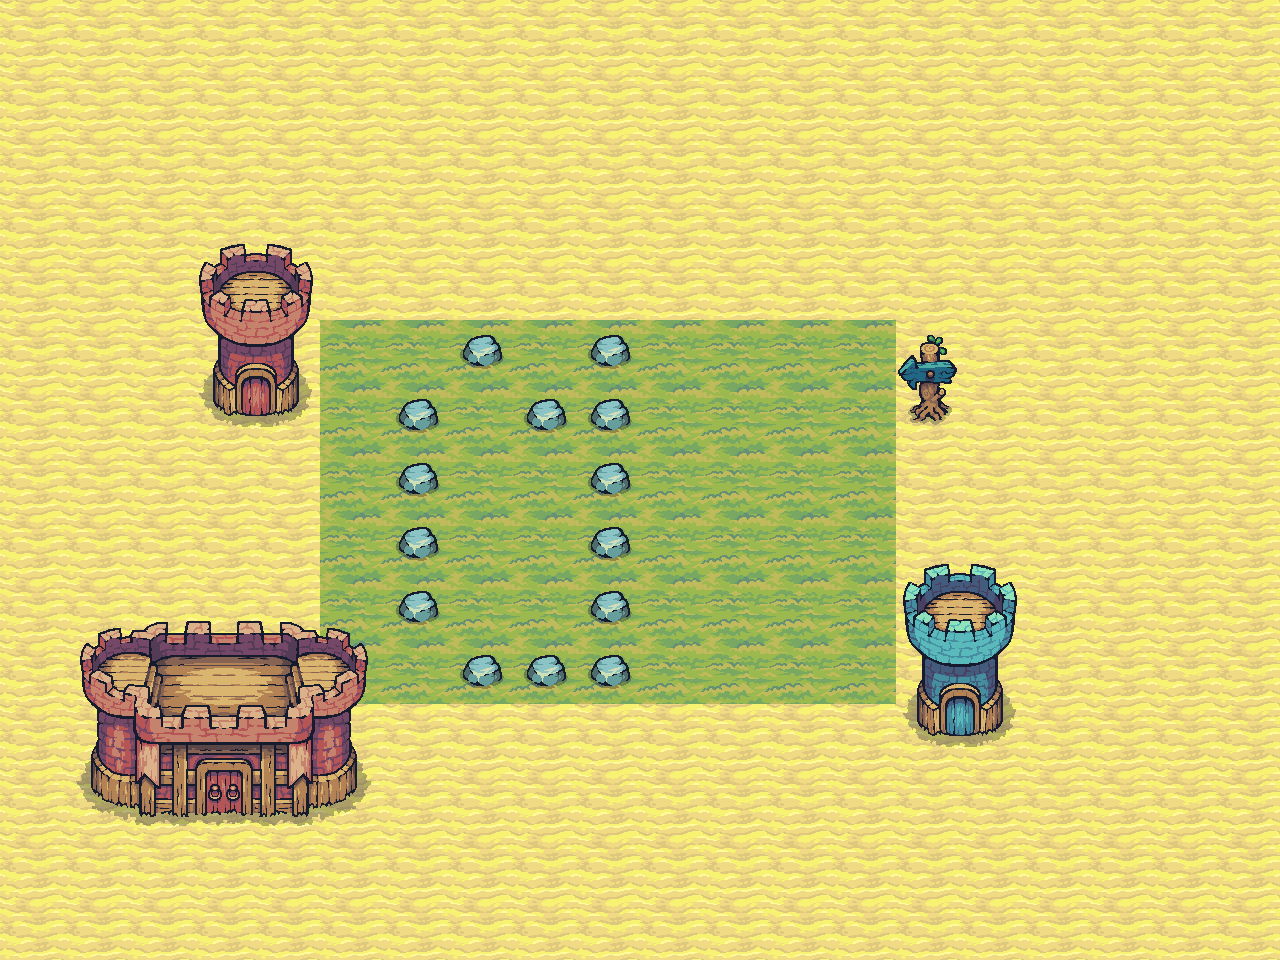

Rendered tile map (Tiled .tmx) drawn with the repository's tilesets; below, a short description and the full map source, tile grids included:
An orthogonal 20x15 tile map with 64x64 px tiles, 4 tile layers (Background, BackgroundNonPlayer, Tower, CollisionInvisible), 7 tilesets and 15 objects (8x Block, 2x Tree, Player, AntiPlayer, PlayerCheckpoint, ...).

<map version="1.10" tiledversion="1.11.0" orientation="orthogonal" renderorder="right-down" width="20" height="15" tilewidth="64" tileheight="64" infinite="0" nextlayerid="8" nextobjectid="21">
 <tileset firstgid="1" source="Terrain.tsx" />
 <tileset firstgid="41" source="Tower_Red.tsx" />
 <tileset firstgid="49" source="Tower_Blue.tsx" />
 <tileset firstgid="57" source="17.tsx" />
 <tileset firstgid="59" source="Castle_Red.tsx" />
 <tileset firstgid="79" source="06.tsx" />
 <tileset firstgid="80" source="Tree.tsx" />
 <layer id="1" name="Background" width="20" height="15">
  <data encoding="csv">
0,0,0,0,0,0,0,0,0,0,0,0,0,0,0,0,0,0,0,0,
0,0,0,0,0,0,0,0,0,0,0,0,0,0,0,0,0,0,0,0,
0,0,0,0,0,0,0,0,0,0,0,0,0,0,0,0,0,0,0,0,
0,0,0,0,0,0,0,0,0,0,0,0,0,0,0,0,0,0,0,0,
0,0,0,0,0,0,0,0,0,0,0,0,0,0,0,0,0,0,0,0,
0,0,0,0,0,12,12,12,12,12,12,12,12,12,0,0,0,0,0,0,
0,0,0,0,0,12,12,12,12,12,12,12,12,12,0,0,0,0,0,0,
0,0,0,0,0,12,12,12,12,12,12,12,12,12,0,0,0,0,0,0,
0,0,0,0,0,12,12,12,12,12,12,12,12,12,0,0,0,0,0,0,
0,0,0,0,0,12,12,12,12,12,12,12,12,12,0,0,0,0,0,0,
0,0,0,0,0,12,12,12,12,12,12,12,12,12,0,0,0,0,0,0,
0,0,0,0,0,0,0,0,0,0,0,0,0,0,0,0,0,0,0,0,
0,0,0,0,0,0,0,0,0,0,0,0,0,0,0,0,0,0,0,0,
0,0,0,0,0,0,0,0,0,0,0,0,0,0,0,0,0,0,0,0,
0,0,0,0,0,0,0,0,0,0,0,0,0,0,0,0,0,0,0,0
</data>
 </layer>
 <layer id="2" name="BackgroundNonPlayer" width="20" height="15">
  <data encoding="csv">
17,17,17,17,17,17,17,17,17,17,17,17,17,17,17,17,17,17,17,17,
17,17,17,17,17,17,17,17,17,17,17,17,17,17,17,17,17,17,17,17,
17,17,17,17,17,17,17,17,17,17,17,17,17,17,17,17,17,17,17,17,
17,17,17,17,17,17,17,17,17,17,17,17,17,17,17,17,17,17,17,17,
17,17,17,17,17,17,17,17,17,17,17,17,17,17,17,17,17,17,17,17,
17,17,17,17,17,0,0,0,0,0,0,80,12,82,17,17,17,17,17,17,
17,17,17,17,17,0,0,0,0,0,0,12,12,12,17,17,17,17,17,17,
17,17,17,17,17,0,0,0,0,0,0,12,12,12,17,17,17,17,17,17,
17,17,17,17,17,0,0,0,0,0,0,80,12,82,17,17,17,17,17,17,
17,17,17,17,17,0,0,0,0,0,0,12,12,12,17,17,17,17,17,17,
17,17,17,17,17,0,0,0,0,0,0,12,12,12,17,17,17,17,17,17,
17,17,17,17,17,17,17,17,17,17,17,17,17,17,17,17,17,17,17,17,
17,17,17,17,17,17,17,17,17,17,17,17,17,17,17,17,17,17,17,17,
17,17,17,17,17,17,17,17,17,17,17,17,17,17,17,17,17,17,17,17,
17,17,17,17,17,17,17,17,17,17,17,17,17,17,17,17,17,17,17,17
</data>
 </layer>
 <layer id="3" name="Tower" width="20" height="15">
  <data encoding="csv">
0,0,0,0,0,0,0,0,0,0,0,0,0,0,0,0,0,0,0,0,
0,0,0,0,0,0,0,0,0,0,0,0,0,0,0,0,0,0,0,0,
0,0,0,0,0,0,0,0,0,0,0,0,0,0,0,0,0,0,0,0,
0,0,0,41,42,0,0,0,0,0,0,0,0,0,0,0,0,0,0,0,
0,0,0,43,44,0,0,0,0,0,0,0,0,0,0,0,0,0,0,0,
0,0,0,45,46,0,0,0,0,0,0,0,0,0,57,0,0,0,0,0,
0,0,0,47,48,0,0,0,0,0,0,0,0,0,58,0,0,0,0,0,
0,0,0,0,0,0,0,0,0,0,0,0,0,0,0,0,0,0,0,0,
0,0,0,0,0,0,0,0,0,0,0,0,0,0,49,50,0,0,0,0,
0,59,60,61,62,63,0,0,0,0,0,0,0,0,51,52,0,0,0,0,
0,64,65,66,67,68,0,0,0,0,0,0,0,0,53,54,0,0,0,0,
0,69,70,71,72,73,0,0,0,0,0,0,0,0,55,56,0,0,0,0,
0,74,75,76,77,78,0,0,0,0,0,0,0,0,0,0,0,0,0,0,
0,0,0,0,0,0,0,0,0,0,0,0,0,0,0,0,0,0,0,0,
0,0,0,0,0,0,0,0,0,0,0,0,0,0,0,0,0,0,0,0
</data>
 </layer>
 <objectgroup id="4" name="Collisionblocks">
  <object id="1" name="Block" type="Block" x="256" y="320" width="64" height="384" />
  <object id="2" name="Block" type="Block" x="320" y="256" width="576" height="64" />
  <object id="3" x="896" y="320" width="64" height="384" />
  <object id="4" name="Block" type="Block" x="320" y="704" width="576" height="64" />
  <object id="10" name="Block" type="Block" x="576" y="320" width="64" height="384" />
  <object id="11" name="Block" type="Block" x="448" y="640" width="128" height="64" />
  <object id="12" name="Block" type="Block" x="384" y="384" width="64" height="256" />
  <object id="15" name="Block" type="Block" x="512" y="384" width="64" height="64" />
  <object id="17" name="Block" type="Block" x="448" y="320" width="64" height="64" />
 </objectgroup>
 <layer id="7" name="CollisionInvisible" width="20" height="15">
  <data encoding="csv">
0,0,0,0,0,0,0,0,0,0,0,0,0,0,0,0,0,0,0,0,
0,0,0,0,0,0,0,0,0,0,0,0,0,0,0,0,0,0,0,0,
0,0,0,0,0,0,0,0,0,0,0,0,0,0,0,0,0,0,0,0,
0,0,0,0,0,0,0,0,0,0,0,0,0,0,0,0,0,0,0,0,
0,0,0,0,0,0,0,0,0,0,0,0,0,0,0,0,0,0,0,0,
0,0,0,0,0,0,0,79,0,79,0,0,0,0,0,0,0,0,0,0,
0,0,0,0,0,0,79,0,79,79,0,0,0,0,0,0,0,0,0,0,
0,0,0,0,0,0,79,0,0,79,0,0,0,0,0,0,0,0,0,0,
0,0,0,0,0,0,79,0,0,79,0,0,0,0,0,0,0,0,0,0,
0,0,0,0,0,0,79,0,0,79,0,0,0,0,0,0,0,0,0,0,
0,0,0,0,0,0,0,79,79,79,0,0,0,0,0,0,0,0,0,0,
0,0,0,0,0,0,0,0,0,0,0,0,0,0,0,0,0,0,0,0,
0,0,0,0,0,0,0,0,0,0,0,0,0,0,0,0,0,0,0,0,
0,0,0,0,0,0,0,0,0,0,0,0,0,0,0,0,0,0,0,0,
0,0,0,0,0,0,0,0,0,0,0,0,0,0,0,0,0,0,0,0
</data>
 </layer>
 <objectgroup id="5" name="Spawnpoints">
  <object id="6" name="Player" type="Player" x="448" y="576" width="64" height="64" />
  <object id="7" name="AntiPlayer" type="AntiPlayer" x="704" y="384" width="64" height="64" />
  <object id="19" name="Tree" type="Tree" x="768" y="512" width="64" height="64" />
  <object id="20" name="Tree" type="Tree" x="448" y="512" width="64" height="64" />
 </objectgroup>
 <objectgroup id="6" name="Checkpoints">
  <object id="8" name="PlayerCheckpoint" type="PlayerCheckpoint" x="448" y="384" width="64" height="64" />
  <object id="9" name="AntiPlayerCheckpoint" type="AntiPlayerCheckpoint" x="704" y="576" width="64" height="64" />
 </objectgroup>
</map>
